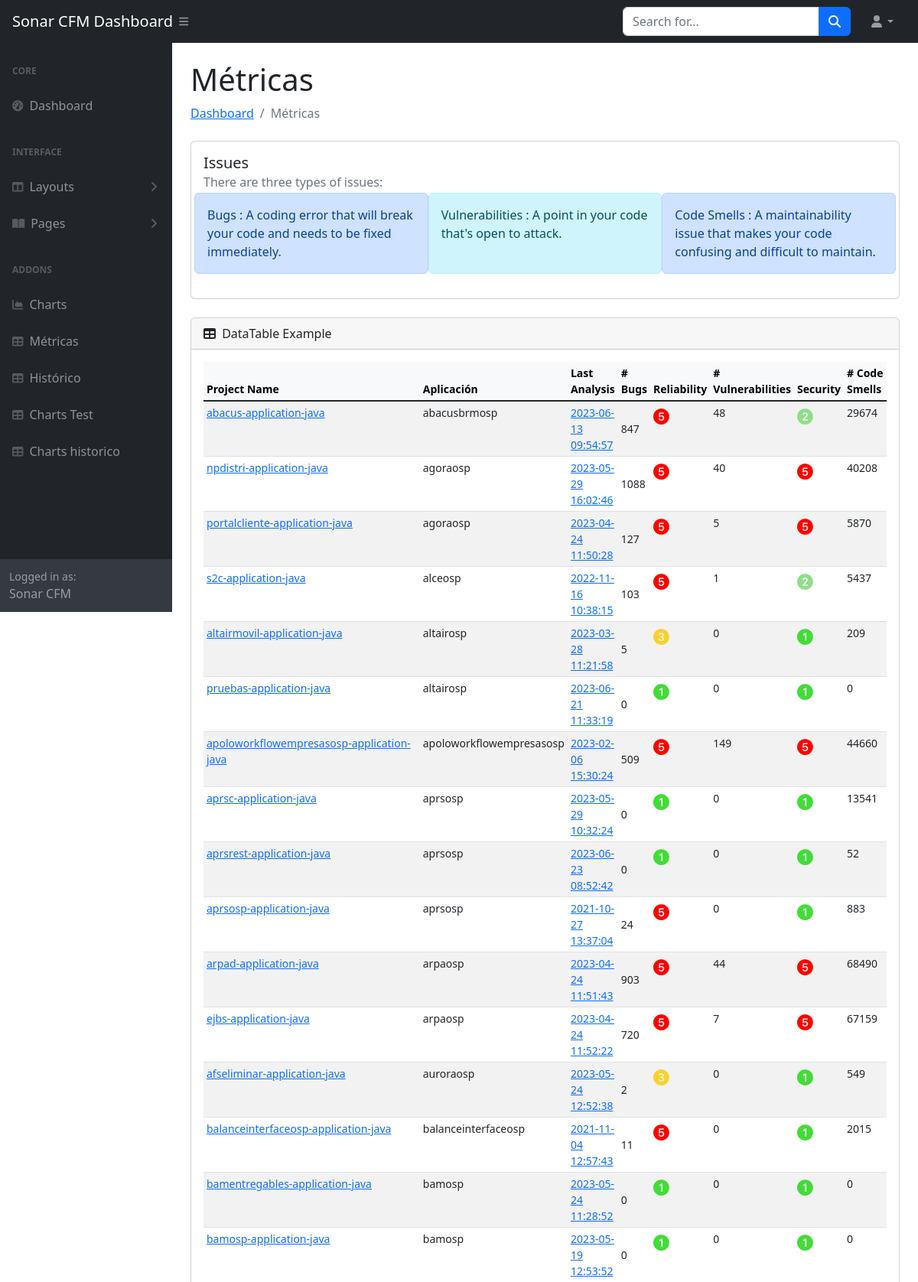
The app's page /metricas (upper part) with its own data.
### tables this page shows
CREATE TABLE metricas (
    id INTEGER PRIMARY KEY AUTOINCREMENT,
    name TEXT,
    aplicacion TEXT,
    fecha TEXT,
    bugs INTEGER,
    reliability_rating INTEGER,
    vulnerabilities INTEGER,
    security_rating INTEGER,
    code_smells INTEGER,
    sqale_rating INTEGER,
    alert_status TEXT,
    app_sonar TEXT
);

### apps/home/routes.py (the view)
@home.route("/metricas")
def metricas():
    return render_template('home/tables.html', scores=getAllMetricas())

### apps/bbdd/sonar.py (called while the page is built)
def connect_to_db():
    database = r"" + os.environ['DATABASE']
    conn = sqlite3.connect(database)
    conn.row_factory = sqlite3.Row
    return conn

def getAllMetricas():
    scores = {}
    try:
        conn = connect_to_db()
        scores = conn.execute('SELECT * FROM metricas').fetchall()
        conn.close()
    except Exception as e:
        print(e)
        conn.close()
    return scores

### apps/templates/home/tables.html (shortened to what this page needs)
{% extends "layouts/base.html" %}
{% import "bootstrap/utils.html" as utils %}
{% block content %}
<div id="layoutSidenav_content">
    <main>
        <div class="container-fluid px-4">
            <h1 class="mt-4">Métricas</h1>
            <ol class="breadcrumb mb-4">
                <li class="breadcrumb-item"><a href="{{ url_for('home.index') }}">Dashboard</a></li>
                <li class="breadcrumb-item active">Métricas</li>
            </ol>
            <div class="card mb-4">
                <div class="card-body">
                    <h5 class="card-title">Issues</h5><h6 class="card-subtitle mb-1 text-muted">There are three types of issues:</h6>
                    <div class="row">
                        <div class="col-sm alert alert-primary">
                          Bugs : A coding error that will break your code and needs to be fixed immediately.
                        </div>
                        <div class="col-sm alert alert-info">
                          Vulnerabilities : A point in your code that's open to attack.
                        </div>
                        <div class="col-sm alert alert-primary">
                          Code Smells : A maintainability issue that makes your code confusing and difficult to maintain.
                        </div>
                      </div>
                </div>
            </div>
            {% include "includes/incl_table.html" %}
        </div>
    </main>
</div>
{% endblock %}

### apps/templates/layouts/base.html (shortened to what this page needs)
<!DOCTYPE html>
<html lang="en">
<head>
    <link href="https://cdn.jsdelivr.net/npm/simple-datatables@7.1.2/dist/style.min.css" rel="stylesheet" />
    <link rel="stylesheet" href="{{ url_for('static', filename= 'css/styles.css') }}">
    <link rel="stylesheet" href="https://cdn.jsdelivr.net/npm/bootstrap-icons@1.10.5/font/bootstrap-icons.css">
</head>
<body class="sb-nav-fixed">
    {% include "includes/incl_navbar.html" %}
    <div id="layoutSidenav">
        {% include "includes/incl_layoutSidenav_nav.html" %}
        {% block content %}
        {% endblock %}
    </div>
</body>
</html>

### apps/templates/includes/incl_navbar.html (shortened to what this page needs)
<nav class="sb-topnav navbar navbar-expand navbar-dark bg-dark">
    <a class="navbar-brand ps-3" href="{{ url_for('home.index') }}">Sonar CFM Dashboard</a>
    <button class="btn btn-link btn-sm order-1 order-lg-0 me-4 me-lg-0" id="sidebarToggle" href="#!"><i class="fas fa-bars"></i></button>
    <form class="d-none d-md-inline-block form-inline ms-auto me-0 me-md-3 my-2 my-md-0">
        <div class="input-group">
            <input class="form-control" type="text" placeholder="Search for..." aria-label="Search for..." aria-describedby="btnNavbarSearch" />
            <button class="btn btn-primary" id="btnNavbarSearch" type="button"><i class="fas fa-search"></i></button>
        </div>
    </form>
    <ul class="navbar-nav ms-auto ms-md-0 me-3 me-lg-4">
        <li class="nav-item dropdown">
            <a class="nav-link dropdown-toggle" id="navbarDropdown" href="#" role="button" data-bs-toggle="dropdown" aria-expanded="false"><i class="fas fa-user fa-fw"></i></a>
        </li>
    </ul>
</nav>

### apps/templates/includes/incl_layoutSidenav_nav.html (shortened to what this page needs)
<div id="layoutSidenav_nav">
    <nav class="sb-sidenav accordion sb-sidenav-dark" id="sidenavAccordion">
        <div class="sb-sidenav-menu">
            <div class="nav">
                <div class="sb-sidenav-menu-heading">Core</div>
                <a class="nav-link" href="{{ url_for('home.index') }}">
                    <div class="sb-nav-link-icon"><i class="fas fa-tachometer-alt"></i></div>
                    Dashboard
                </a>
                <div class="sb-sidenav-menu-heading">Interface</div>
                <a class="nav-link collapsed" href="#" data-bs-toggle="collapse" data-bs-target="#collapseLayouts"
                    aria-expanded="false" aria-controls="collapseLayouts">
                    <div class="sb-nav-link-icon"><i class="fas fa-columns"></i></div>
                    Layouts
                    <div class="sb-sidenav-collapse-arrow"><i class="fas fa-angle-down"></i></div>
                </a>
                <a class="nav-link collapsed" href="#" data-bs-toggle="collapse" data-bs-target="#collapsePages"
                    aria-expanded="false" aria-controls="collapsePages">
                    <div class="sb-nav-link-icon"><i class="fas fa-book-open"></i></div>
                    Pages
                    <div class="sb-sidenav-collapse-arrow"><i class="fas fa-angle-down"></i></div>
                </a>
                <div class="sb-sidenav-menu-heading">Addons</div>
                <a class="nav-link" href="{{ url_for('home.charts') }}">
                    <div class="sb-nav-link-icon"><i class="fas fa-chart-area"></i></div>
                    Charts
                </a>
                <a class="nav-link" href="{{ url_for('home.metricas') }}">
                    <div class="sb-nav-link-icon"><i class="fas fa-table"></i></div>
                    Métricas
                </a>
                <a class="nav-link" href="{{ url_for('home.historico') }}">
                    <div class="sb-nav-link-icon"><i class="fas fa-table"></i></div>
                    Histórico
                </a>
                <a class="nav-link" href="{{ url_for('home.charts_test') }}">
                    <div class="sb-nav-link-icon"><i class="fas fa-table"></i></div>
                    Charts Test
                </a>
                <a class="nav-link" href="{{ url_for('home.charts_historico') }}">
                    <div class="sb-nav-link-icon"><i class="fas fa-table"></i></div>
                    Charts historico
                </a>
            </div>
        </div>
        <div class="sb-sidenav-footer">
            <div class="small">Logged in as:</div>
            Sonar CFM
        </div>
    </nav>
</div>

### apps/templates/includes/incl_table.html (shortened to what this page needs)
{% block stylesheets %}
    <link rel="stylesheet" href="{{ url_for('static', filename= 'css/table.css') }}">
{% endblock %}
{% block content %}
<div class="card mb-4">
    <div class="card-header">
        <i class="fas fa-table me-1"></i>
        DataTable Example
    </div>
    <div class="card-body">
        <div class="table-responsive small">
            <table id="datatablesSimple" class="table table-striped table-hover table-sm">
                <thead class="table-light">
                    <tr>
                        <th scope="col">Project Name</th>
                        <th scope="col">Aplicación</th>
                        <th scope="col">Last Analysis</th>
                        <th scope="col"># Bugs</th>
                        <th scope="col">Reliability</th>
                        <th scope="col"># Vulnerabilities</th>
                        <th scope="col">Security</th>
                        <th scope="col"># Code Smells</th>
                    </tr>
                </thead>
                <tbody class="table-group-divider">
                    {% for score in scores %}
                    <tr>
                      <td><a href="/api/show/historico/{{ score.aplicacion }}/{{ score.name }}">{{ score.name }}</a></td>
                      <td>{{ score.aplicacion }}</td>
                      <td><a href="https://softwarequality-cfmpro-tc.shared-nonprod.cloud.si.orange.es/dashboard?id={{ score.app_sonar }}"  target="_blank" rel="noopener noreferrer">{{ score.fecha }}</a></td>
                      <td class="align-middle">{{ score.bugs }}</td>
                      <td><i class="bi bi-{{ score.reliability_rating }}-circle-fill rating-{{score.reliability_rating}}"></i></td>
                      <td>{{ score.vulnerabilities }}</td>
                      <td><i class="bi bi-{{ score.security_rating }}-circle-fill rating-{{score.security_rating}}"></i></td>
                      <td>{{ score.code_smells }}</td>
                    </tr>
                    {% endfor %}
                </tbody>
            </table>
        </div>
    </div>
</div>
{% endblock %}

### apps/static/css/table.css (style rules this page uses)
.rating-1 { font-size: 1.3rem; color: #42dc38; }
.rating-2 { font-size: 1.3rem; color: #91dd8c; }
.rating-3 { font-size: 1.3rem; color: rgb(247, 210, 46); }
.rating-5 { font-size: 1.3rem; color: red; }

### records on screen
metricas: name "abacus-application-java", aplicacion "abacusbrmosp", fecha "2023-06-13 09:54:57", bugs "847", reliability_rating 5 (drawn), vulnerabilities "48", security_rating 2 (drawn), code_smells "29674"
metricas: name "npdistri-application-java", aplicacion "agoraosp", fecha "2023-05-29 16:02:46", bugs "1088", reliability_rating 5 (drawn), vulnerabilities "40", security_rating 5 (drawn), code_smells "40208"
metricas: name "portalcliente-application-java", aplicacion "agoraosp", fecha "2023-04-24 11:50:28", bugs "127", reliability_rating 5 (drawn), vulnerabilities "5", security_rating 5 (drawn), code_smells "5870"
metricas: name "s2c-application-java", aplicacion "alceosp", fecha "2022-11-16 10:38:15", bugs "103", reliability_rating 5 (drawn), vulnerabilities "1", security_rating 2 (drawn), code_smells "5437"
metricas: name "altairmovil-application-java", aplicacion "altairosp", fecha "2023-03-28 11:21:58", bugs "5", reliability_rating 3 (drawn), vulnerabilities "0", security_rating 1 (drawn), code_smells "209"
metricas: name "pruebas-application-java", aplicacion "altairosp", fecha "2023-06-21 11:33:19", bugs "0", reliability_rating 1 (drawn), vulnerabilities "0", security_rating 1 (drawn), code_smells "0"
metricas: name "apoloworkflowempresasosp-application-java", aplicacion "apoloworkflowempresasosp", fecha "2023-02-06 15:30:24", bugs "509", reliability_rating 5 (drawn), vulnerabilities "149", security_rating 5 (drawn), code_smells "44660"
metricas: name "aprsc-application-java", aplicacion "aprsosp", fecha "2023-05-29 10:32:24", bugs "0", reliability_rating 1 (drawn), vulnerabilities "0", security_rating 1 (drawn), code_smells "13541"
metricas: name "aprsrest-application-java", aplicacion "aprsosp", fecha "2023-06-23 08:52:42", bugs "0", reliability_rating 1 (drawn), vulnerabilities "0", security_rating 1 (drawn), code_smells "52"
metricas: name "aprsosp-application-java", aplicacion "aprsosp", fecha "2021-10-27 13:37:04", bugs "24", reliability_rating 5 (drawn), vulnerabilities "0", security_rating 1 (drawn), code_smells "883"
metricas: name "arpad-application-java", aplicacion "arpaosp", fecha "2023-04-24 11:51:43", bugs "903", reliability_rating 5 (drawn), vulnerabilities "44", security_rating 5 (drawn), code_smells "68490"
metricas: name "ejbs-application-java", aplicacion "arpaosp", fecha "2023-04-24 11:52:22", bugs "720", reliability_rating 5 (drawn), vulnerabilities "7", security_rating 5 (drawn), code_smells "67159"
metricas: name "afseliminar-application-java", aplicacion "auroraosp", fecha "2023-05-24 12:52:38", bugs "2", reliability_rating 3 (drawn), vulnerabilities "0", security_rating 1 (drawn), code_smells "549"
metricas: name "balanceinterfaceosp-application-java", aplicacion "balanceinterfaceosp", fecha "2021-11-04 12:57:43", bugs "11", reliability_rating 5 (drawn), vulnerabilities "0", security_rating 1 (drawn), code_smells "2015"
metricas: name "bamentregables-application-java", aplicacion "bamosp", fecha "2023-05-24 11:28:52", bugs "0", reliability_rating 1 (drawn), vulnerabilities "0", security_rating 1 (drawn), code_smells "0"
metricas: name "bamosp-application-java", aplicacion "bamosp", fecha "2023-05-19 12:53:52", bugs "0", reliability_rating 1 (drawn), vulnerabilities "0", security_rating 1 (drawn), code_smells "0"
